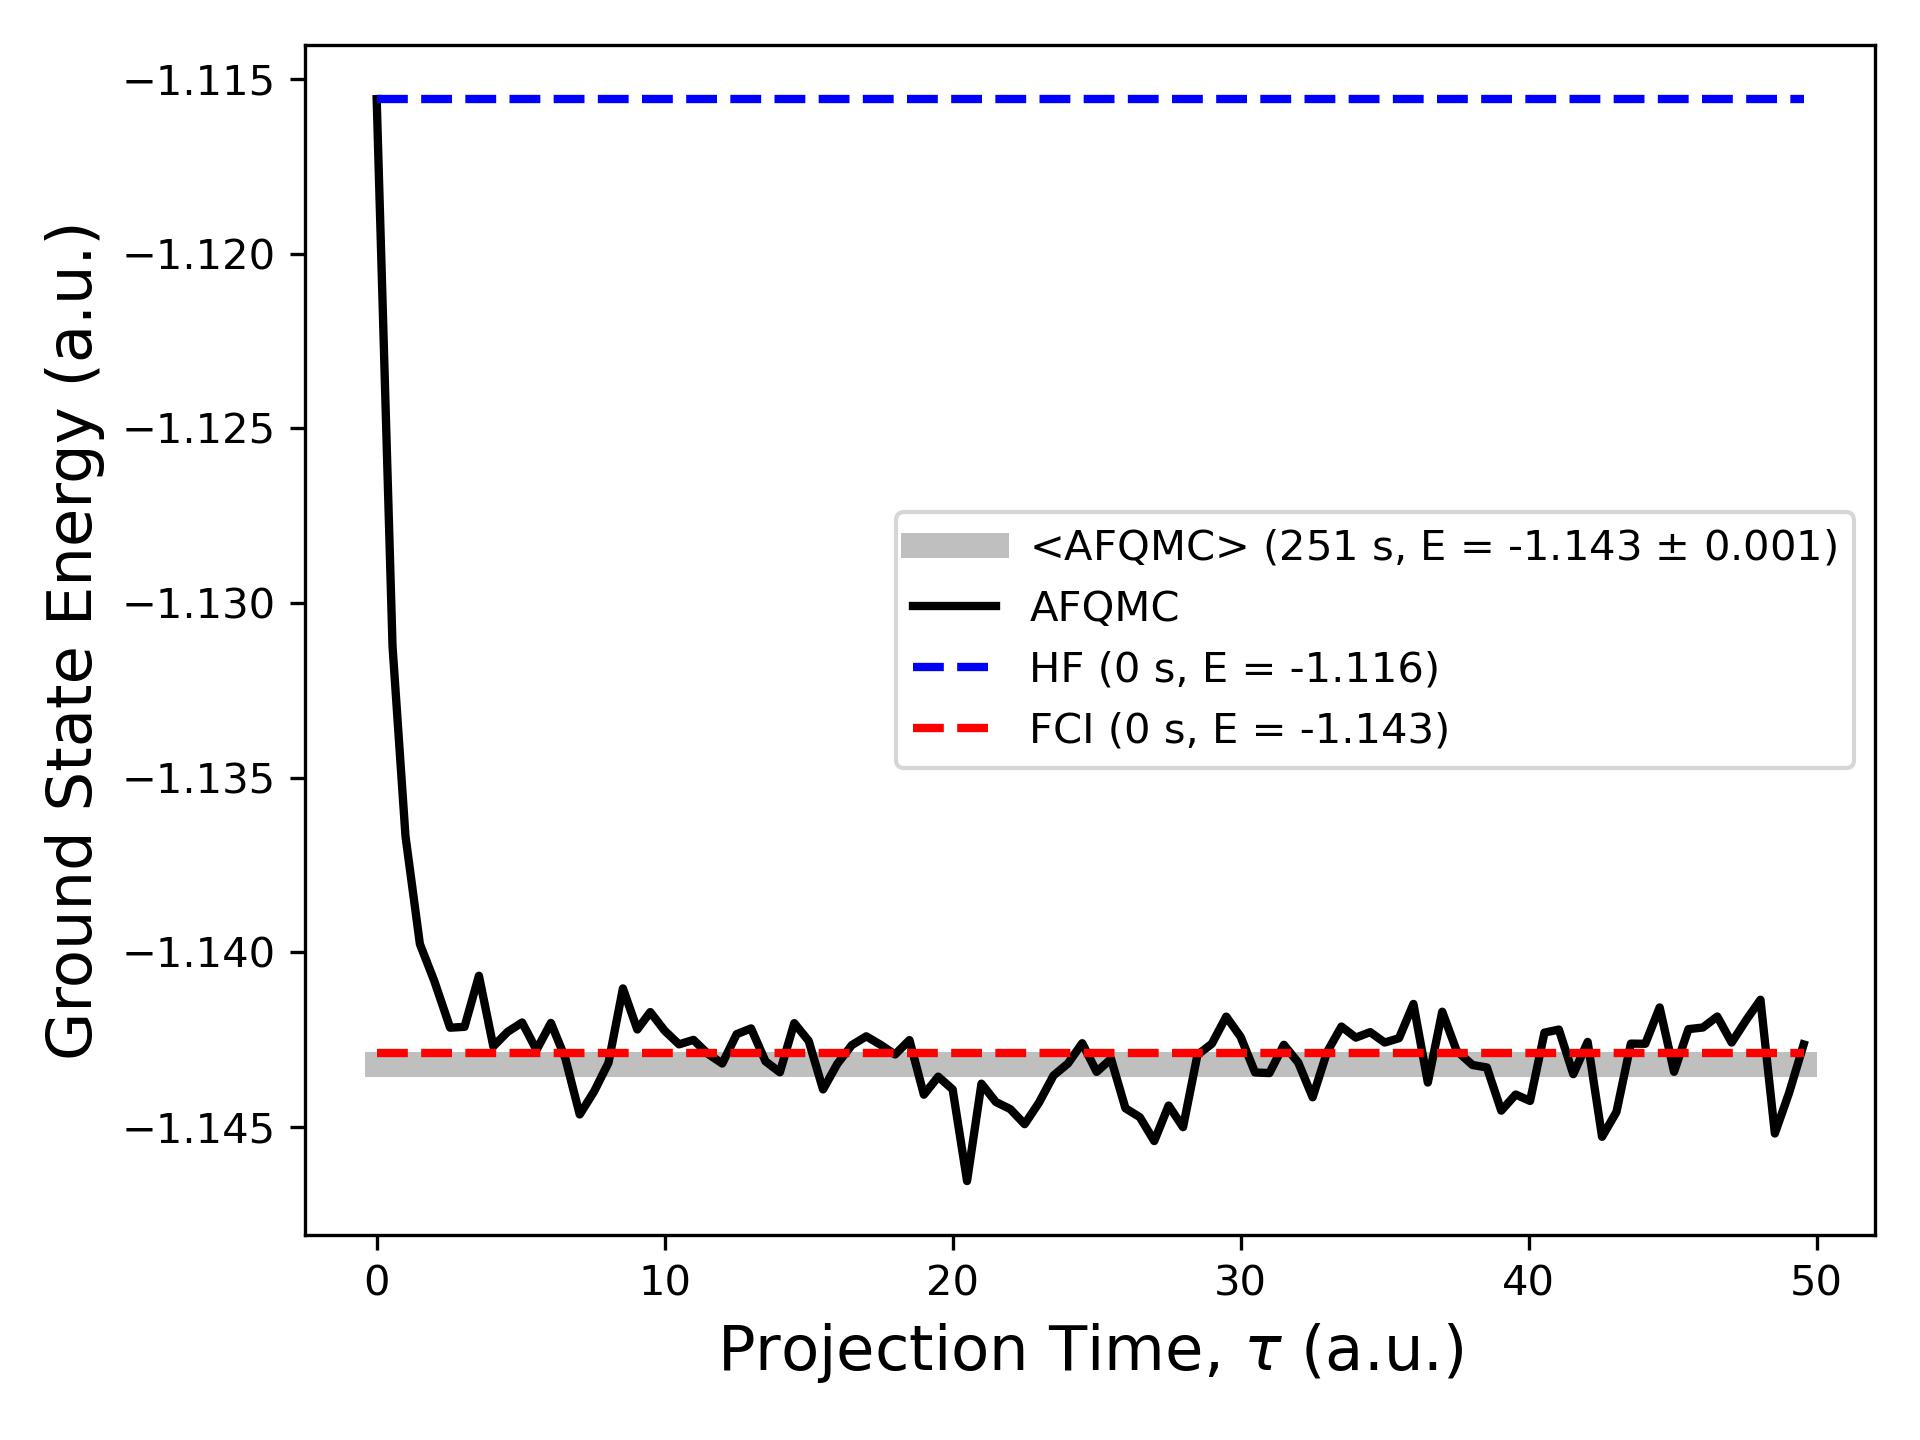

Source code (Python):
from pyscf import tools, lo, scf, fci
import numpy as np
import matplotlib.pyplot as plt
from time import time

from openms.qmc import afqmc



if __name__ == "__main__":
    from pyscf import gto, scf, fci
    bond = 1.6 # Bohr
    natoms = 2
    atoms = [("H", i * bond, 0, 0) for i in range(natoms)]
    mol = gto.M(atom=atoms, basis='321g', unit='Bohr', verbose=3)

    # HF
    T0 = time()
    print("Doing HF calculation.")
    mf = scf.RHF(mol)
    hf_energy = mf.kernel()
    T_HF = time() - T0

    # FCI
    T0 = time()
    print("Doing FCI calculation.")
    fcisolver = fci.FCI(mf)
    fci_energy = fcisolver.kernel()[0]
    T_FCI = time() - T0

    # AFQMC
    T0 = time()
    print("Doing AFQMC calculation.")
    num_walkers     = 10000
    dt              = 0.05
    total_time      = 50.0
    afqmc_obj       = afqmc.AFQMC(mol, dt=dt, total_time=total_time, num_walkers=num_walkers, energy_scheme="hybrid")
    times, energies = afqmc_obj.kernel()
    T_AFQMC         = time() - T0

    times     = np.array(times)
    energies  = np.array(energies)
    AFQMC_AVE = np.average(energies[len(times)//4:].real)
    AFQMC_STD = np.std(energies[len(times)//4:].real)
    plt.plot(times, times*0 + AFQMC_AVE, '-', c='black', lw=6, alpha=0.25, label="<AFQMC> (%1.0f s, E = %1.3f $\pm$ %1.3f)" % (T_AFQMC,AFQMC_AVE,AFQMC_STD))
    plt.plot(times, energies.real, '-', c='black', lw=2, label="AFQMC")
    plt.plot(times, times*0 + hf_energy,  '--', c='blue', lw=2, label="HF (%1.0f s, E = %1.3f)" % (T_FCI,hf_energy))
    plt.plot(times, times*0 + fci_energy, '--', c='red', lw=2, label="FCI (%1.0f s, E = %1.3f)" % (T_FCI,fci_energy))
    plt.ylabel("Ground State Energy (a.u.)", fontsize=15)
    plt.xlabel("Projection Time, $\\tau$ (a.u.)", fontsize=15)
    plt.title("$d\\tau$ = %1.3f a.u.,  $N_\mathrm{w}$ = %1.0f" % (dt, num_walkers), fontsize=15)
    plt.legend()
    plt.tight_layout()
    plt.savefig("01-AFQMC_H2.jpg", dpi=300)

